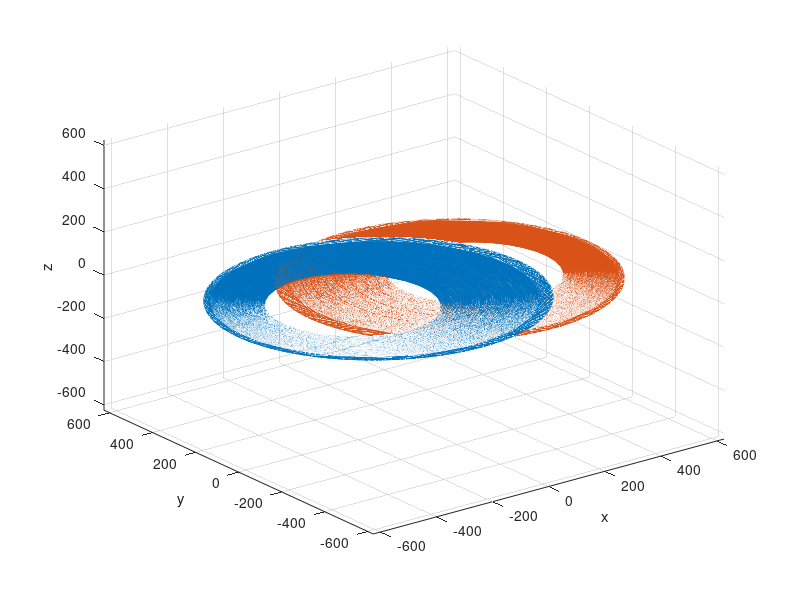

Recreate this plot in MATLAB.
clear;
close all;

m1 = 1.4;
m2 = 1.4;

C = 1.0;		% set relativistic C
mSun = 1.0; 	% set the mass to be in solar mass units

C_CGS = 2.998e10;
G_CGS = 6.674e-8;
mSun_CGS = 1.989e33;
AU = 1.496e14; % 1 AU in cm
KM = 1e6; % 1 km in cm

G = 1.0;
M = mSun_CGS;		%units of mass
L = M * (G_CGS / G) * ((C / C_CGS)^2);		%units of length
T = L * C / C_CGS;		%units of time

tfinal = 30;        %full runtime in years

%data = importdata('PMdata.csv');
data = importdata('newtondata.csv');

t = data.data(:,1);
qx1 = data.data(:,2);
qy1 = data.data(:,3);
qz1 = data.data(:,4);
px1 = data.data(:,5);
py1 = data.data(:,6);
pz1 = data.data(:,7);

qx2 = data.data(:,8);
qy2 = data.data(:,9);
qz2 = data.data(:,10);
px2 = data.data(:,11);
py2 = data.data(:,12);
pz2 = data.data(:,13);

% Graphing results

%transform to AU units
qx1 = qx1 * L / KM;
qy1 = qy1 * L / KM;
qz1 = qz1 * L / KM;
qx2 = qx2 * L / KM;
qy2 = qy2 * L / KM;
qz2 = qz2 * L / KM;

x_mins = [min(qx1),min(qx2)];
x_maxes = [max(qx1),max(qx2)];
y_mins = [min(qy1),min(qy2)];
y_maxes = [max(qy1),max(qy2)];
z_mins = [min(qz1),min(qz2)];
z_maxes = [max(qz1),max(qz2)];

mins = [min(x_mins),min(y_mins),min(z_mins)];
maxes = [max(x_maxes),max(y_maxes),max(z_maxes)];

min_val = min(mins);
max_val = max(maxes);

figure;
plot3(qx1,qy1,qz1)
hold on;
grid on;
xlabel('x')
ylabel('y')
zlabel('z')
plot3(qx2,qy2,qz2)
xlim([min_val max_val])
ylim([min_val max_val])
zlim([min_val max_val])
hold off;

